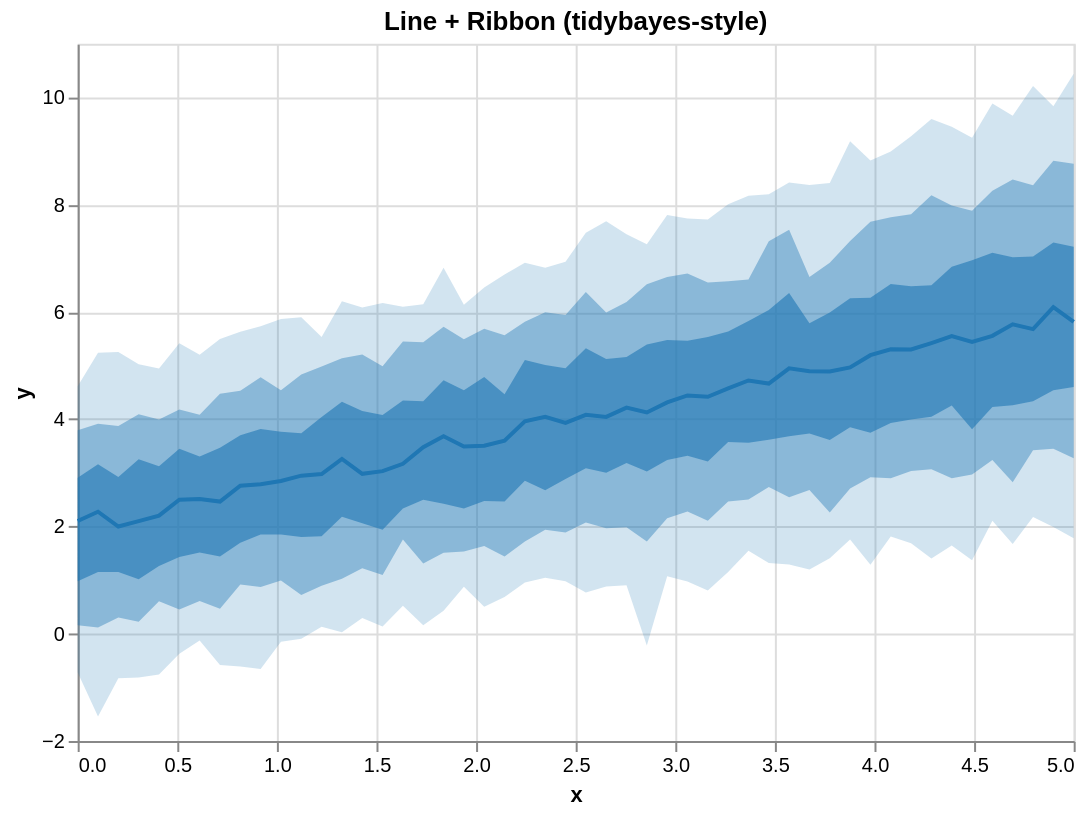

Vega-Lite specification for this chart:
### Vega-Lite specification from a JSON file in a GitHub repository (floating-point values rounded to 4 significant figures)
{"$schema": "https://vega.github.io/schema/vega-lite/v5.json", "height": 350, "layer": [{"encoding": {"x": {"field": "x", "type": "quantitative"}, "y2": {"field": "hi_0_95_"}, "y": {"field": "lo_0_95_", "title": "y", "type": "quantitative"}}, "mark": {"line": false, "fill": "#1f77b4", "type": "area", "opacity": 0.2}}, {"encoding": {"x": {"field": "x", "type": "quantitative"}, "y2": {"field": "hi_0_8_"}, "y": {"field": "lo_0_8_", "title": "y", "type": "quantitative"}}, "mark": {"line": false, "fill": "#1f77b4", "type": "area", "opacity": 0.4}}, {"encoding": {"x": {"field": "x", "type": "quantitative"}, "y2": {"field": "hi_0_5_"}, "y": {"field": "lo_0_5_", "title": "y", "type": "quantitative"}}, "mark": {"line": false, "fill": "#1f77b4", "type": "area", "opacity": 0.6}}, {"encoding": {"x": {"field": "x", "type": "quantitative"}, "y": {"field": "__median__", "type": "quantitative"}}, "mark": {"color": "#1f77b4", "strokeWidth": 2, "type": "line"}}], "data": {"values": [{"lo_0_8_": 0.1585, "lo_0_95_": -0.7243, "hi_0_8_": 3.792, "x": 0.0, "__median__": 2.102, "hi_0_5_": 2.909, "hi_0_95_": 4.614, "lo_0_5_": 0.9802}, {"lo_0_8_": 0.1149, "lo_0_95_": -1.542, "hi_0_8_": 3.916, "x": 0.102, "__median__": 2.275, "hi_0_5_": 3.159, "hi_0_95_": 5.239, "lo_0_5_": 1.153}, {"lo_0_8_": 0.3029, "lo_0_95_": -0.8315, "hi_0_8_": 3.876, "x": 0.2041, "__median__": 1.999, "hi_0_5_": 2.924, "hi_0_95_": 5.255, "lo_0_5_": 1.152}, {"lo_0_8_": 0.2242, "lo_0_95_": -0.8178, "hi_0_8_": 4.094, "x": 0.3061, "__median__": 2.099, "hi_0_5_": 3.253, "hi_0_95_": 5.023, "lo_0_5_": 1.018}, {"lo_0_8_": 0.6046, "lo_0_95_": -0.7596, "hi_0_8_": 3.996, "x": 0.4082, "__median__": 2.203, "hi_0_5_": 3.123, "hi_0_95_": 4.946, "lo_0_5_": 1.265}, {"lo_0_8_": 0.4537, "lo_0_95_": -0.373, "hi_0_8_": 4.181, "x": 0.5102, "__median__": 2.498, "hi_0_5_": 3.448, "hi_0_95_": 5.415, "lo_0_5_": 1.433}, {"lo_0_8_": 0.6088, "lo_0_95_": -0.1246, "hi_0_8_": 4.086, "x": 0.6122, "__median__": 2.511, "hi_0_5_": 3.303, "hi_0_95_": 5.201, "lo_0_5_": 1.516}, {"lo_0_8_": 0.4662, "lo_0_95_": -0.5805, "hi_0_8_": 4.475, "x": 0.7143, "__median__": 2.465, "hi_0_5_": 3.466, "hi_0_95_": 5.497, "lo_0_5_": 1.441}, {"lo_0_8_": 0.9167, "lo_0_95_": -0.6087, "hi_0_8_": 4.533, "x": 0.8163, "__median__": 2.76, "hi_0_5_": 3.703, "hi_0_95_": 5.633, "lo_0_5_": 1.696}, {"lo_0_8_": 0.8702, "lo_0_95_": -0.6572, "hi_0_8_": 4.781, "x": 0.9184, "__median__": 2.789, "hi_0_5_": 3.817, "hi_0_95_": 5.733, "lo_0_5_": 1.851}, {"lo_0_8_": 0.9949, "lo_0_95_": -0.1498, "hi_0_8_": 4.54, "x": 1.02, "__median__": 2.848, "hi_0_5_": 3.765, "hi_0_95_": 5.868, "lo_0_5_": 1.853}, {"lo_0_8_": 0.723, "lo_0_95_": -0.09475, "hi_0_8_": 4.834, "x": 1.122, "__median__": 2.948, "hi_0_5_": 3.738, "hi_0_95_": 5.902, "lo_0_5_": 1.806}, {"lo_0_8_": 0.8963, "lo_0_95_": 0.1294, "hi_0_8_": 4.984, "x": 1.224, "__median__": 2.979, "hi_0_5_": 4.044, "hi_0_95_": 5.531, "lo_0_5_": 1.819}, {"lo_0_8_": 1.024, "lo_0_95_": 0.02809, "hi_0_8_": 5.138, "x": 1.327, "__median__": 3.261, "hi_0_5_": 4.326, "hi_0_95_": 6.2, "lo_0_5_": 2.18}, {"lo_0_8_": 1.222, "lo_0_95_": 0.2958, "hi_0_8_": 5.207, "x": 1.429, "__median__": 2.982, "hi_0_5_": 4.152, "hi_0_95_": 6.081, "lo_0_5_": 2.061}, {"lo_0_8_": 1.097, "lo_0_95_": 0.1364, "hi_0_8_": 4.99, "x": 1.531, "__median__": 3.032, "hi_0_5_": 4.079, "hi_0_95_": 6.17, "lo_0_5_": 1.938}, {"lo_0_8_": 1.756, "lo_0_95_": 0.5221, "hi_0_8_": 5.45, "x": 1.633, "__median__": 3.17, "hi_0_5_": 4.349, "hi_0_95_": 6.098, "lo_0_5_": 2.337}, {"lo_0_8_": 1.312, "lo_0_95_": 0.1595, "hi_0_8_": 5.436, "x": 1.735, "__median__": 3.478, "hi_0_5_": 4.334, "hi_0_95_": 6.145, "lo_0_5_": 2.497}, {"lo_0_8_": 1.51, "lo_0_95_": 0.4301, "hi_0_8_": 5.724, "x": 1.837, "__median__": 3.682, "hi_0_5_": 4.726, "hi_0_95_": 6.823, "lo_0_5_": 2.425}, {"lo_0_8_": 1.532, "lo_0_95_": 0.8776, "hi_0_8_": 5.491, "x": 1.939, "__median__": 3.491, "hi_0_5_": 4.54, "hi_0_95_": 6.137, "lo_0_5_": 2.337}, {"lo_0_8_": 1.637, "lo_0_95_": 0.5037, "hi_0_8_": 5.688, "x": 2.041, "__median__": 3.505, "hi_0_5_": 4.789, "hi_0_95_": 6.458, "lo_0_5_": 2.475}, {"lo_0_8_": 1.44, "lo_0_95_": 0.6875, "hi_0_8_": 5.567, "x": 2.143, "__median__": 3.6, "hi_0_5_": 4.467, "hi_0_95_": 6.698, "lo_0_5_": 2.467}, {"lo_0_8_": 1.723, "lo_0_95_": 0.958, "hi_0_8_": 5.82, "x": 2.245, "__median__": 3.959, "hi_0_5_": 5.105, "hi_0_95_": 6.917, "lo_0_5_": 2.852}, {"lo_0_8_": 1.939, "lo_0_95_": 1.043, "hi_0_8_": 5.993, "x": 2.347, "__median__": 4.044, "hi_0_5_": 5.01, "hi_0_95_": 6.826, "lo_0_5_": 2.674}, {"lo_0_8_": 1.89, "lo_0_95_": 0.977, "hi_0_8_": 5.942, "x": 2.449, "__median__": 3.933, "hi_0_5_": 4.95, "hi_0_95_": 6.935, "lo_0_5_": 2.884}, {"lo_0_8_": 2.076, "lo_0_95_": 0.7702, "hi_0_8_": 6.375, "x": 2.551, "__median__": 4.081, "hi_0_5_": 5.325, "hi_0_95_": 7.48, "lo_0_5_": 3.084}, {"lo_0_8_": 1.967, "lo_0_95_": 0.8819, "hi_0_8_": 5.99, "x": 2.653, "__median__": 4.044, "hi_0_5_": 5.123, "hi_0_95_": 7.691, "lo_0_5_": 3.001}, {"lo_0_8_": 1.988, "lo_0_95_": 0.9056, "hi_0_8_": 6.185, "x": 2.755, "__median__": 4.217, "hi_0_5_": 5.162, "hi_0_95_": 7.447, "lo_0_5_": 3.185}, {"lo_0_8_": 1.722, "lo_0_95_": -0.2197, "hi_0_8_": 6.515, "x": 2.857, "__median__": 4.126, "hi_0_5_": 5.392, "hi_0_95_": 7.265, "lo_0_5_": 3.024}, {"lo_0_8_": 2.155, "lo_0_95_": 1.074, "hi_0_8_": 6.654, "x": 2.959, "__median__": 4.314, "hi_0_5_": 5.475, "hi_0_95_": 7.807, "lo_0_5_": 3.239}, {"lo_0_8_": 2.282, "lo_0_95_": 0.9743, "hi_0_8_": 6.72, "x": 3.061, "__median__": 4.445, "hi_0_5_": 5.462, "hi_0_95_": 7.742, "lo_0_5_": 3.321}, {"lo_0_8_": 2.106, "lo_0_95_": 0.8077, "hi_0_8_": 6.548, "x": 3.163, "__median__": 4.419, "hi_0_5_": 5.532, "hi_0_95_": 7.724, "lo_0_5_": 3.21}, {"lo_0_8_": 2.468, "lo_0_95_": 1.15, "hi_0_8_": 6.573, "x": 3.265, "__median__": 4.574, "hi_0_5_": 5.636, "hi_0_95_": 8.01, "lo_0_5_": 3.577}, {"lo_0_8_": 2.503, "lo_0_95_": 1.547, "hi_0_8_": 6.605, "x": 3.367, "__median__": 4.723, "hi_0_5_": 5.833, "hi_0_95_": 8.167, "lo_0_5_": 3.56}, {"lo_0_8_": 2.736, "lo_0_95_": 1.321, "hi_0_8_": 7.32, "x": 3.469, "__median__": 4.665, "hi_0_5_": 6.039, "hi_0_95_": 8.195, "lo_0_5_": 3.618}, {"lo_0_8_": 2.548, "lo_0_95_": 1.291, "hi_0_8_": 7.535, "x": 3.571, "__median__": 4.949, "hi_0_5_": 6.356, "hi_0_95_": 8.414, "lo_0_5_": 3.685}, {"lo_0_8_": 2.683, "lo_0_95_": 1.198, "hi_0_8_": 6.651, "x": 3.673, "__median__": 4.896, "hi_0_5_": 5.791, "hi_0_95_": 8.368, "lo_0_5_": 3.736}, {"lo_0_8_": 2.261, "lo_0_95_": 1.41, "hi_0_8_": 6.918, "x": 3.776, "__median__": 4.889, "hi_0_5_": 5.992, "hi_0_95_": 8.407, "lo_0_5_": 3.611}, {"lo_0_8_": 2.708, "lo_0_95_": 1.757, "hi_0_8_": 7.325, "x": 3.878, "__median__": 4.967, "hi_0_5_": 6.256, "hi_0_95_": 9.184, "lo_0_5_": 3.848}, {"lo_0_8_": 2.919, "lo_0_95_": 1.288, "hi_0_8_": 7.683, "x": 3.98, "__median__": 5.194, "hi_0_5_": 6.265, "hi_0_95_": 8.826, "lo_0_5_": 3.747}, {"lo_0_8_": 2.902, "lo_0_95_": 1.815, "hi_0_8_": 7.766, "x": 4.082, "__median__": 5.304, "hi_0_5_": 6.519, "hi_0_95_": 8.993, "lo_0_5_": 3.932}, {"lo_0_8_": 3.037, "lo_0_95_": 1.69, "hi_0_8_": 7.824, "x": 4.184, "__median__": 5.301, "hi_0_5_": 6.477, "hi_0_95_": 9.277, "lo_0_5_": 3.996}, {"lo_0_8_": 3.066, "lo_0_95_": 1.403, "hi_0_8_": 8.178, "x": 4.286, "__median__": 5.421, "hi_0_5_": 6.5, "hi_0_95_": 9.596, "lo_0_5_": 4.046}, {"lo_0_8_": 2.9, "lo_0_95_": 1.646, "hi_0_8_": 7.983, "x": 4.388, "__median__": 5.549, "hi_0_5_": 6.842, "hi_0_95_": 9.455, "lo_0_5_": 4.255}, {"lo_0_8_": 2.971, "lo_0_95_": 1.371, "hi_0_8_": 7.888, "x": 4.49, "__median__": 5.443, "hi_0_5_": 6.963, "hi_0_95_": 9.249, "lo_0_5_": 3.815}, {"lo_0_8_": 3.24, "lo_0_95_": 2.107, "hi_0_8_": 8.259, "x": 4.592, "__median__": 5.556, "hi_0_5_": 7.103, "hi_0_95_": 9.887, "lo_0_5_": 4.23}, {"lo_0_8_": 2.826, "lo_0_95_": 1.672, "hi_0_8_": 8.469, "x": 4.694, "__median__": 5.77, "hi_0_5_": 7.018, "hi_0_95_": 9.657, "lo_0_5_": 4.262}, {"lo_0_8_": 3.42, "lo_0_95_": 2.178, "hi_0_8_": 8.364, "x": 4.796, "__median__": 5.681, "hi_0_5_": 7.036, "hi_0_95_": 10.21, "lo_0_5_": 4.336}, {"lo_0_8_": 3.447, "lo_0_95_": 1.991, "hi_0_8_": 8.821, "x": 4.898, "__median__": 6.09, "hi_0_5_": 7.296, "hi_0_95_": 9.837, "lo_0_5_": 4.543}, {"lo_0_8_": 3.273, "lo_0_95_": 1.781, "hi_0_8_": 8.763, "x": 5.0, "__median__": 5.815, "hi_0_5_": 7.216, "hi_0_95_": 10.44, "lo_0_5_": 4.601}]}, "title": "Line + Ribbon (tidybayes-style)", "width": 500}
